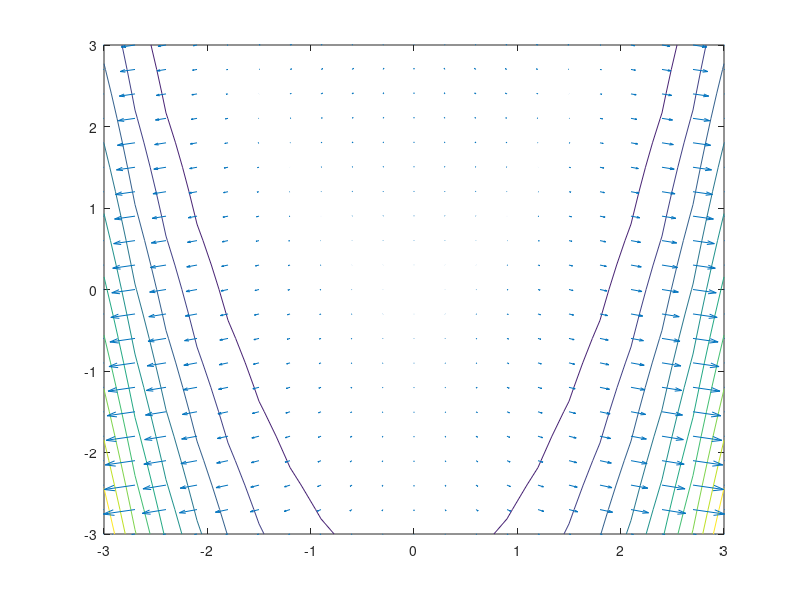

Here is the MATLAB script that generated this plot: (Note: this script raises an error after producing the figure.)
[x,y]=meshgrid(-3:.3:3);
z = 100 * (y - x.^2).^2 + (1 - x.^2).^2;
figure(1)
hold off
contour(x,y,z)
[dx,dy]=gradient(z,.2,.2);
hold on
quiver(x,y,dx,dy)
% set the initial point
x=[-2,3];
xs=x; % dummy variable required for the iterative process
itsk=300; % the number of iterations
step=0.0003; % the step size
for i=1:itsk
 grad = gradient1(xs)
 x = xs - step*grad;
 xa = xs;
 difference = 1;
 while difference > 0
     x = xs - step*grad;
     difference = fun2(xs) - fun2(x);
     if difference > 0
         xs = x;
     end
 end
 plot([xa(1),x(1)],[xa(2),x(2)],'r',[xa(1),x(1)],[xa(2),x(2)],'ro')
 
 xs=x
end